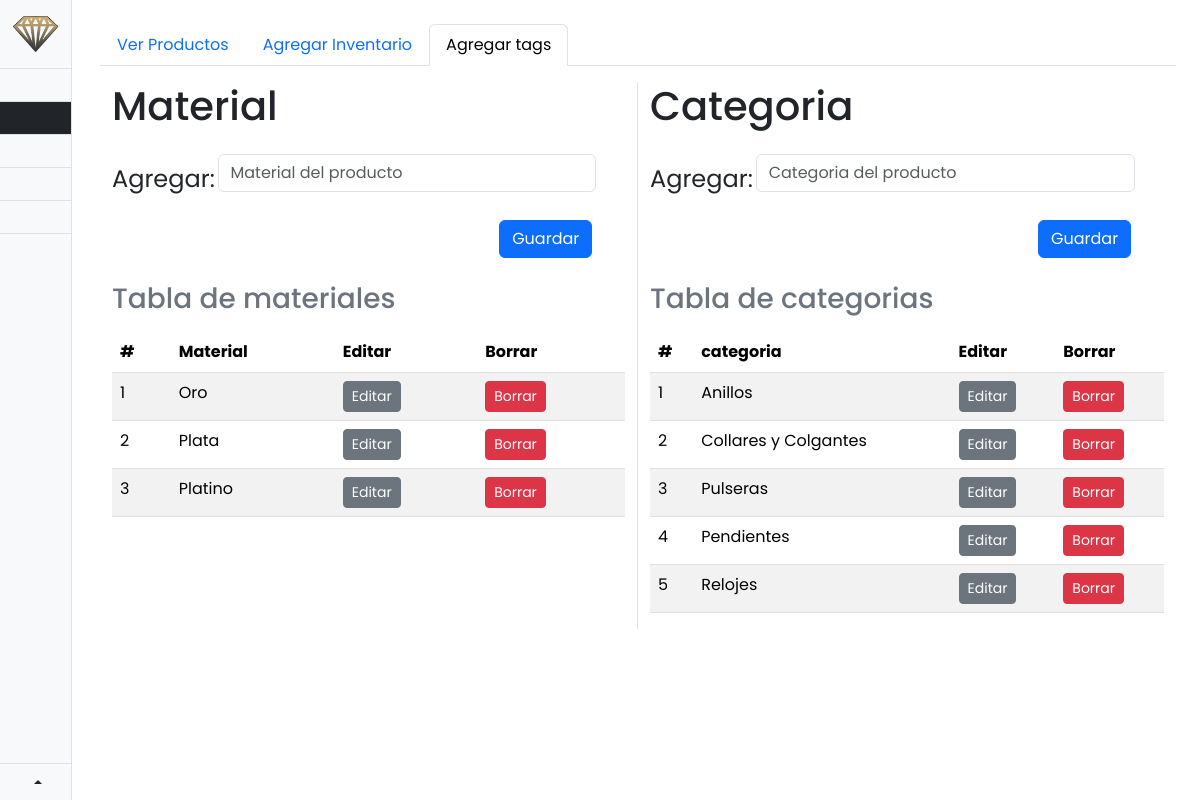
Screenshot of /inventario/extras/add.php (signed in) with the database file from the repository.
### tables this page shows
CREATE TABLE IF NOT EXISTS `material` (
  `id` int(11) NOT NULL AUTO_INCREMENT,
  `material` varchar(50) NOT NULL,
  PRIMARY KEY (`id`)
);

CREATE TABLE IF NOT EXISTS `categoria` (
  `id` int(11) NOT NULL AUTO_INCREMENT,
  `categoria` varchar(50) NOT NULL,
  PRIMARY KEY (`id`)
);

### autoload.php (called while the page is built, shortened)
<?php
    spl_autoload_register(function ($class_name) {
        $url = str_replace("\\", "/", 'sources/' . $class_name . '.php');
    });
?>

### sources/modelos/conexion.php (called while the page is built, shortened)
<?php
    class conexion{
        private $servername= "localhost";
        private $username= "root";
        private $password= "";
        private $dbname= "jemas";
        public function __construct()
        {
            try{
                $this->conn= new PDO("mysql:host=$this->servername;dbname=$this->dbname", $this->username, $this->password);
            }
            catch(PDOException $e) {
                echo "Error: " . $e->getMessage();
            }
        }
    }
?>

### sources/modelos/productos.php (called while the page is built, shortened)
<?php
class productos extends conexion{
    public function GetMateriales(){
        $sql="SELECT * FROM material ORDER BY id ASC";
        $execute = $this->conn->query($sql);
        $request = $execute->fetchall(PDO::FETCH_ASSOC);
        return $request;
    }
    public function GetCategorias(){
        $sql="SELECT * FROM categoria ORDER BY id ASC";
        $execute = $this->conn->query($sql);
        $request = $execute->fetchall(PDO::FETCH_ASSOC);
        return $request;
    }
}
?>

### inventario/extras/add.php (the view, shortened to what this page needs)
<?php
 require_once("../../autoload.php");
    $producto = new productos();
    $resultsMateriales = $producto->GetMateriales();
    $resultscategoria = $producto->GetCategorias();
?>
<!DOCTYPE html>
<html lang="en">
<head>
    <link rel="stylesheet" href="https://cdn.jsdelivr.net/npm/bootstrap@5.3.2/dist/css/bootstrap.min.css">
    <link rel="stylesheet" href="../../sources/css/root.css">
</head>
<body class="container-fluid">
    <section class="index_section row">
        <nav class="navHome d-flex flex-column flex-shrink-0 bg-light p-0 border-end" style="width: 4.5rem; position: sticky; height: 100vh; top: 0;">
            <a href="#" class="d-block py-3 text-decoration-none mx-auto" data-bs-toggle="tooltip" data-bs-placement="right" title="JEMAS">
                <img src="../../sources/imgs/logo.png" alt="" srcset="" style="width: 45px;">
            </a>
            <ul class="nav nav-pills nav-flush flex-column mb-auto text-center">
                <li class="nav-item">
                    <a href="./../../dashboard.php" class="nav-link py-3 border-bottom rounded-0 link-dark border-top" data-bs-toggle="tooltip" data-bs-placement="right" title="Home">
                    </a>
                </li>
                <li class="option">
                    <a href="./../add.php" class="option_container active nav-link py-3 border-bottom rounded-0 bg-dark" data-bs-toggle="tooltip" data-bs-placement="right" title="Inventario">
                    </a>
                </li>
                <li class="option">
                    <a href="../../proveedores/read.php" class="option_container nav-link py-3 border-bottom rounded-0 link-dark" data-bs-toggle="tooltip" data-bs-placement="right" title="Proveedores">
                    </a>
                </li>
                <li class="option">
                    <a href="../../empleados/read.php" class="option_container nav-link py-3 border-bottom rounded-0 link-dark" data-bs-toggle="tooltip" data-bs-placement="right" title="Empleados">
                    </a>
                </li>
                <li class="option">
                    <a href="../../movimientos/read.php" class="option_container nav-link py-3 border-bottom rounded-0 link-dark link-dark" data-bs-toggle="tooltip" data-bs-placement="right" title="Movimientos">
                    </a>
                </li>
            </ul>
            <div class="border-top dropup">
                <a href="#" class="d-flex align-items-center justify-content-center p-3 link-dark text-decoration-none dropdown-toggle"
                    data-bs-toggle="dropdown"  data-bs-offset="10,0">
                </a>
            </div>
        </nav>
        <section class="main_container col-lg-11 ms-3">
            <ul class="nav nav-tabs mt-4">
                <li class="nav-item">
                    <a href="./../read.php" class="nav-link">Ver Productos</a>
                </li>
                <li class="nav-item">
                    <a href="./../add.php" class="nav-link" aria-current="page">Agregar Inventario</a>
                </li>
                <li class="nav-item">
                    <a href="./add.php" class="nav-link active" aria-current="page">Agregar tags</a>
                </li>
            </ul>
            <main class="dashboard_container container">
                <div class="row">
                    <div class="col-lg-6 my-3 border-end">
                        <h1>Material</h1>
                        <form action="../../controladores/SetMaterial.php" method="post" class="my-4 needs-validation" novalidate>
                            <div class="row my-3">
                                <div class="col-lg-2">
                                    <label for="material-nombre" class="col-form-label fs-4">Agregar:</label>
                                </div>
                                <div class="col-lg-9 ms-3">
                                    <input type="text" class="form-control" name="material-nombre" id="material-nombre" placeholder="Material del producto" value="" required>
                                </div>
                            </div>
                            <div class="row mb-3">
                                <div class="d-flex justify-content-end col-lg-11 p-0">
                                    <button type="submit" class="btn btn-primary" name="submit" id="submit">Guardar</button>
                                </div>
                            </div>
                        </form>
                        <h3 class="my-3 text-secondary">Tabla de materiales</h3>
                        <table class="table table-striped table-hover">
                            <thead>
                                <tr>
                                    <th>#</th>
                                    <th>Material</th>
                                    <th>Editar</th>
                                    <th>Borrar</th>
                                </tr>
                            </thead>
                            <tbody>
                                <?php foreach($resultsMateriales as $index => $material): ?>
                                    <tr>
                                        <td><?= $index + 1?></td>
                                        <td><?= $material['material'] ?></td>
                                        <td>
                                            <button type="button" id="" class="button btn btn-secondary btn-sm"
                                                    data-valuename="<?= $material['material'] ?>" data-valueid="<?= $material['id'] ?>"
                                                    data-bs-toggle="modal" data-bs-target="#modal-material-edit"
                                                    onclick="passValue(event, 'material-nombre-edit', 'material-id-edit')">Editar</button>
                                        </td>
                                        <td>
                                            <button type="button" id="" class="button btn btn-danger btn-sm"
                                                    data-valuename="<?= $material['material'] ?>" data-valueid="<?= $material['id'] ?>"
                                                    data-bs-toggle="modal" data-bs-target="#modal-material-delete"
                                                    onclick="passValue(event, 'material-nombre-delete', 'material-id-delete')">Borrar</button>
                                        </td>
                                    </tr>
                                <?php endforeach; ?>
                            </tbody>
                        </table>
                    </div>
                    <div class="col-lg-6 my-3">
                        <h1>Categoria</h1>
                        <form action="../../controladores/SetCategoria.php" method="post" class="my-4 needs-validation" novalidate>
                            <div class="row my-3">
                                <div class="col-lg-2">
                                    <label for="categoria-nombre" class="col-form-label fs-4">Agregar:</label>
                                </div>
                                <div class="col-lg-9 ms-3">
                                    <input type="text" class="form-control" name="categoria-nombre" id="categoria-nombre" placeholder="Categoria del producto" value="" required>
                                </div>
                            </div>
                            <div class="row mb-3">
                                <div class="d-flex justify-content-end col-lg-11 p-0">
                                    <button type="submit" class="btn btn-primary" name="submit" id="submit">Guardar</button>
                                </div>
                            </div>
                        </form>
                        <h3 class="my-3 text-secondary">Tabla de categorias</h3>
                        <table class="table table-striped table-hover">
                            <thead>
                                <tr>
                                    <th>#</th>
                                    <th>categoria</th>
                                    <th>Editar</th>
                                    <th>Borrar</th>
                                </tr>
                            </thead>
                            <tbody>
                                <?php foreach($resultscategoria as $index => $categoria): ?>
                                    <tr>
                                        <td><?= $index + 1?></td>
                                        <td><?= $categoria['categoria'] ?></td>
                                        <td>
                                            <button type="button" id="" class="button btn btn-secondary btn-sm"
                                                    data-valuename="<?= $categoria['categoria'] ?>" data-valueid="<?= $categoria['id'] ?>"
                                                    data-bs-toggle="modal" data-bs-target="#modal-categoria-edit"
                                                    onclick="passValue(event, 'categoria-nombre-edit', 'categoria-id-edit')">Editar</button>
                                        </td>
                                        <td>
                                            <button type="button" id="" class="button btn btn-danger btn-sm"
                                                    data-valuename="<?= $categoria['categoria'] ?>" data-valueid="<?= $categoria['id'] ?>"
                                                    data-bs-toggle="modal" data-bs-target="#modal-categoria-delete"
                                                    onclick="passValue(event, 'categoria-nombre-delete', 'categoria-id-delete')">Borrar</button>
                                        </td>
                                    </tr>
                                <?php endforeach; ?>
                            </tbody>
                        </table>
                    </div>
                </div>
            </main>
        </section>
    </section>
</body>
</html>

### sources/css/root.css (style rules this page uses)
:root { --main-color: #3c363c; --secondary-color: #F4F4F4; --select-gradiant: linear-gradient(90deg, rgba(255, 255, 255, 0.34) 0%, transparent 100%); --positive-spend: rgb(49, 188, 95); --negative-spend: rgb(255, 51, 122); --hightlight-words: #FFB6C1; --font-bold: 'Poppins', sans-serif; }
body { font-family: var(--font-bold) }
input[type="text"] { font-family: var(--font-bold); }

### rows the page displays
material: material "Oro"
material: material "Plata"
material: material "Platino"
categoria: categoria "Anillos"
categoria: categoria "Collares y Colgantes"
categoria: categoria "Pulseras"
categoria: categoria "Pendientes"
categoria: categoria "Relojes"
